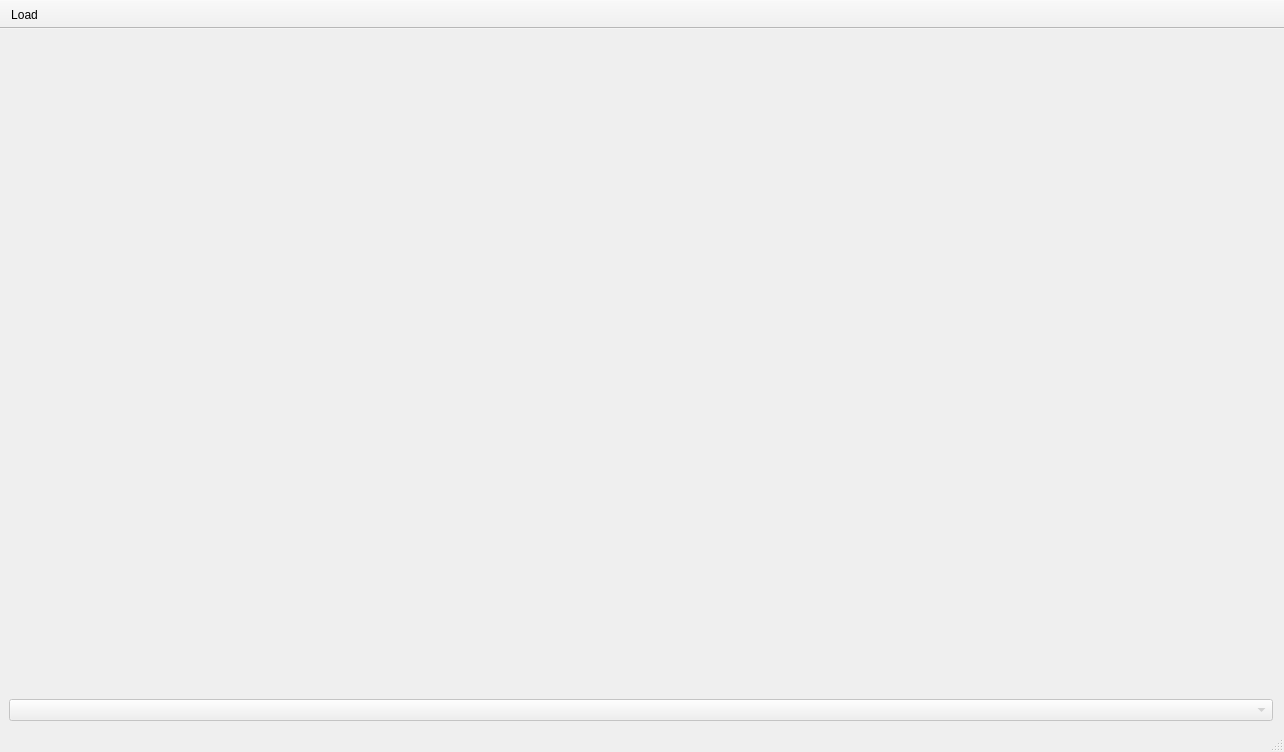
<?xml version="1.0" encoding="UTF-8"?>
<ui version="4.0">
 <class>MainWindow</class>
 <widget class="QMainWindow" name="MainWindow">
  <property name="geometry">
   <rect>
    <x>0</x>
    <y>0</y>
    <width>1284</width>
    <height>752</height>
   </rect>
  </property>
  <property name="windowTitle">
   <string>Susceptibility Imaging Toolkit (STISuite)</string>
  </property>
  <widget class="QWidget" name="centralwidget">
   <layout class="QGridLayout" name="gridLayout_5">
    <property name="rightMargin">
     <number>11</number>
    </property>
    <item row="0" column="0" rowspan="4">
     <layout class="QGridLayout" name="gridLayoutViews" rowstretch="0" columnstretch="1,0">
      <property name="bottomMargin">
       <number>0</number>
      </property>
      <item row="0" column="0" colspan="2">
       <layout class="QGridLayout" name="gridLayoutView"/>
      </item>
     </layout>
    </item>
    <item row="4" column="0">
     <widget class="QComboBox" name="comBox">
      <property name="enabled">
       <bool>false</bool>
      </property>
     </widget>
    </item>
   </layout>
  </widget>
  <widget class="QMenuBar" name="menubar">
   <property name="geometry">
    <rect>
     <x>0</x>
     <y>0</y>
     <width>1284</width>
     <height>23</height>
    </rect>
   </property>
  </widget>
  <widget class="QStatusBar" name="statusbar"/>
  <widget class="QToolBar" name="toolBar">
   <property name="windowTitle">
    <string>toolBar</string>
   </property>
   <property name="movable">
    <bool>false</bool>
   </property>
   <attribute name="toolBarArea">
    <enum>TopToolBarArea</enum>
   </attribute>
   <attribute name="toolBarBreak">
    <bool>false</bool>
   </attribute>
   <addaction name="actionLoad"/>
  </widget>
  <action name="actionLoad">
   <property name="text">
    <string>Load</string>
   </property>
   <property name="toolTip">
    <string>Load</string>
   </property>
  </action>
 </widget>
 <resources/>
 <connections/>
</ui>
